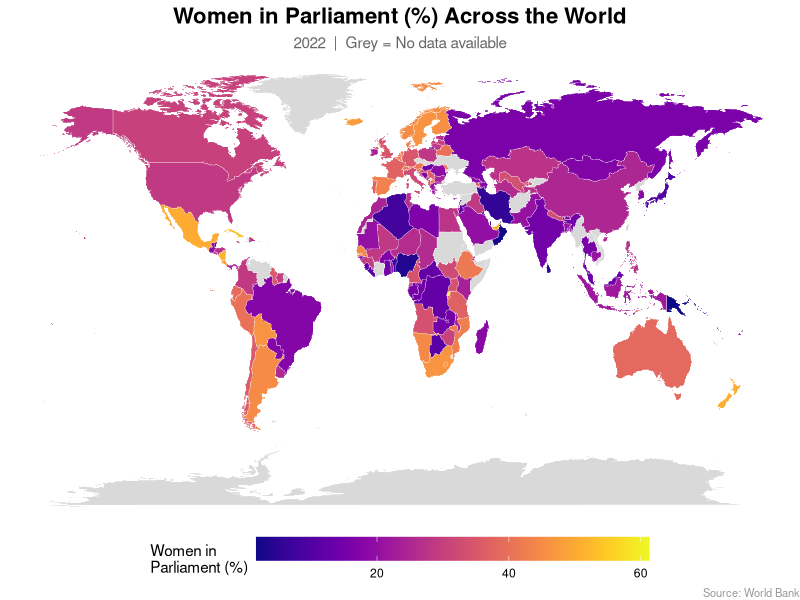
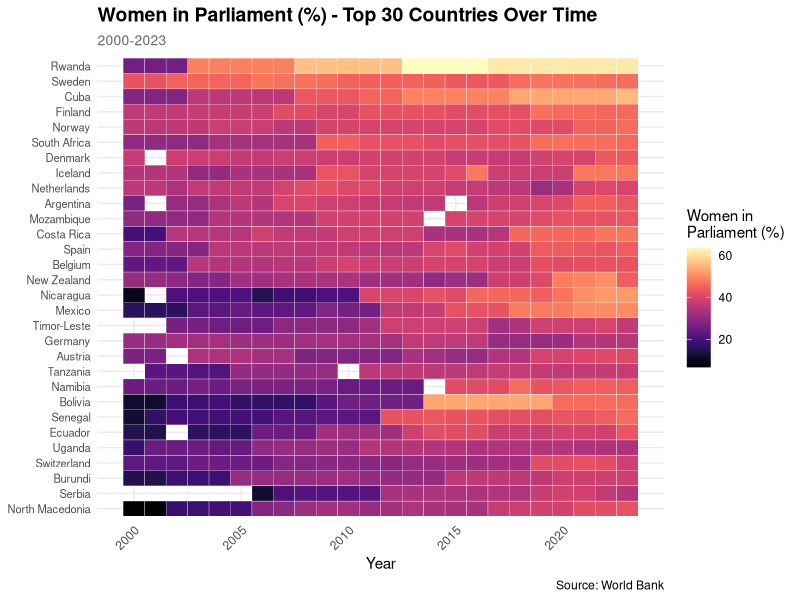
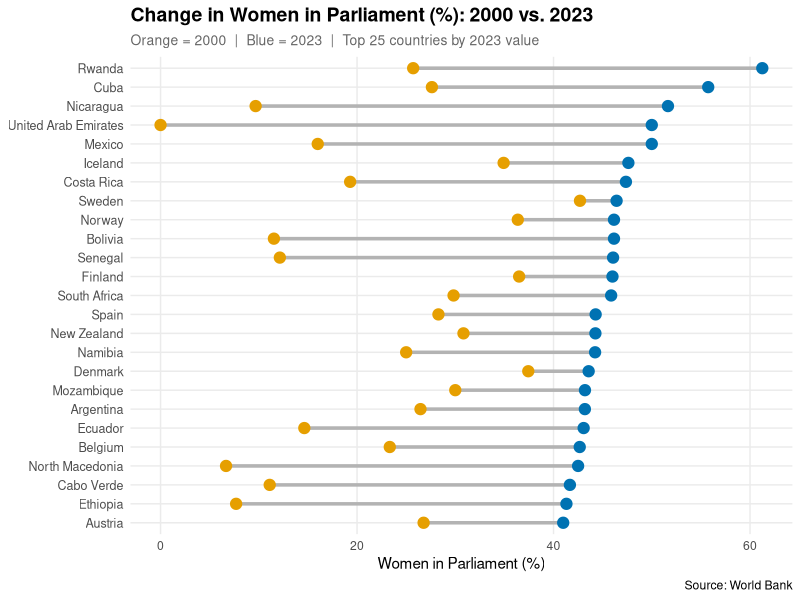
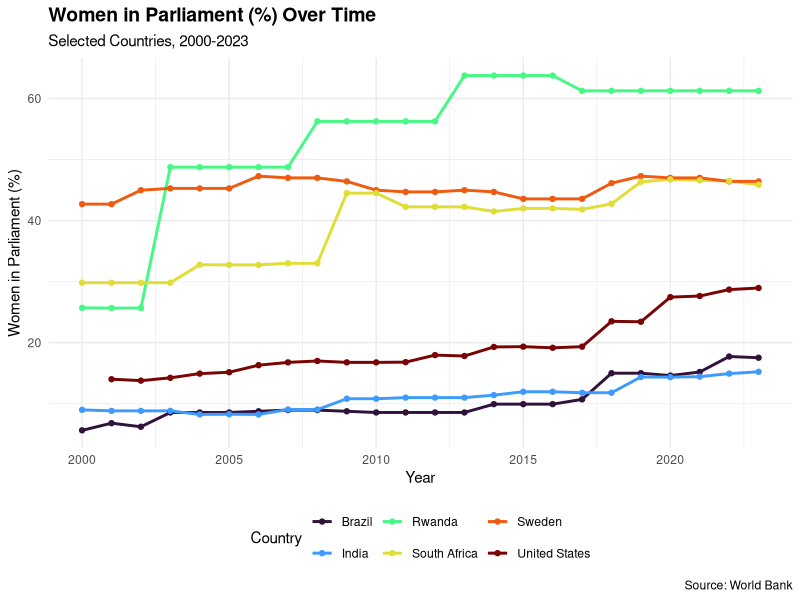
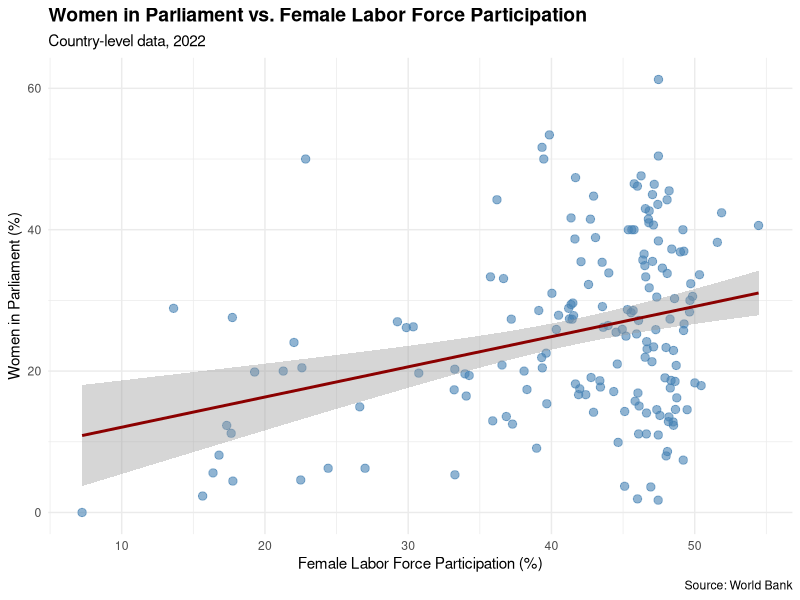
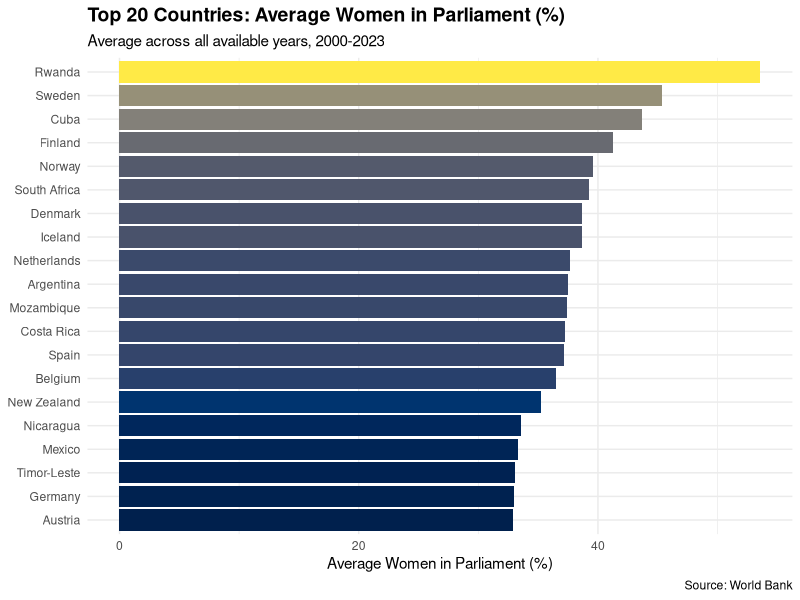

Here is the R script that generated these plots, in order:
options(bitmapType = "cairo")
# PS6_Banerji.R
# Econ 5253 - Spring 2026
# Data Cleaning and Visualization

# Load libraries
library(tidyverse)
library(ggplot2)
library(maps)
library(viridis)

# Load data
df <- read.csv("../PS5/worldbank_gender.csv")

# Clean data
df_clean <- df %>%
  filter(!is.na(women_in_parliament_pct) &
         !is.na(female_labor_force_pct)) %>%
  rename(
    year         = date,
    women_parl   = women_in_parliament_pct,
    female_labor = female_labor_force_pct
  ) %>%
  filter(year >= 2000 & year <= 2023)

cat("Rows after cleaning:", nrow(df_clean), "\n")
# PLOT 1: World Map
world_map <- map_data("world")

df_2022 <- df_clean %>%
  filter(year == 2022) %>%
  mutate(country = recode(country,
    "United States"       = "USA",
    "United Kingdom"      = "UK",
    "Korea, Rep."         = "South Korea",
    "Congo, Dem. Rep."    = "Democratic Republic of the Congo",
    "Congo, Rep."         = "Republic of Congo",
    "Iran, Islamic Rep."  = "Iran",
    "Russian Federation"  = "Russia",
    "Egypt, Arab Rep."    = "Egypt",
    "Venezuela, RB"       = "Venezuela",
    "Syria Arab Republic" = "Syria"
  ))

map_data_joined <- world_map %>%
  left_join(df_2022, by = c("region" = "country"))

plot1 <- ggplot(map_data_joined,
                aes(x = long, y = lat, group = group,
                    fill = women_parl)) +
  geom_polygon(color = "white", linewidth = 0.1) +
  scale_fill_viridis(
    option   = "plasma",
    na.value = "grey85",
    name     = "Women in\nParliament (%)"
  ) +
  labs(
    title    = "Women in Parliament (%) Across the World",
    subtitle = "2022  |  Grey = No data available",
    caption  = "Source: World Bank"
  ) +
  theme_void() +
  theme(
    plot.title       = element_text(size = 16, face = "bold",
                                    hjust = 0.5),
    plot.subtitle    = element_text(size = 11, hjust = 0.5,
                                    color = "grey40"),
    plot.caption     = element_text(size = 8, color = "grey60"),
    legend.position  = "bottom",
    legend.key.width = unit(2, "cm")
  )

ggsave("PS6a_Banerji.png", plot = plot1,
       width = 12, height = 7, dpi = 300)
cat("Plot 1 (World Map) saved!\n")
# PLOT 2: Heatmap
top30 <- df_clean %>%
  group_by(country) %>%
  summarise(avg = mean(women_parl, na.rm = TRUE)) %>%
  arrange(desc(avg)) %>%
  top_n(30, avg) %>%
  pull(country)

df_heatmap <- df_clean %>%
  filter(country %in% top30)

plot2 <- ggplot(df_heatmap,
                aes(x = year,
                    y = reorder(country, women_parl),
                    fill = women_parl)) +
  geom_tile(color = "white") +
  scale_fill_viridis(option = "magma",
                     name = "Women in\nParliament (%)") +
  labs(
    title    = "Women in Parliament (%) - Top 30 Countries Over Time",
    subtitle = "2000-2023",
    x        = "Year",
    y        = NULL,
    caption  = "Source: World Bank"
  ) +
  theme_minimal() +
  theme(
    plot.title      = element_text(size = 14, face = "bold"),
    plot.subtitle   = element_text(size = 10, color = "grey40"),
    axis.text.y     = element_text(size = 8),
    axis.text.x     = element_text(angle = 45, hjust = 1),
    legend.position = "right"
  )

ggsave("PS6b_Banerji.png", plot = plot2,
       width = 12, height = 8, dpi = 300)
cat("Plot 2 (Heatmap) saved!\n")

# PLOT 3: Dumbbell
df_dumbbell <- df_clean %>%
  filter(year %in% c(2000, 2023)) %>%
  select(country, year, women_parl) %>%
  pivot_wider(names_from   = year,
              values_from  = women_parl,
              names_prefix = "yr_") %>%
  filter(!is.na(yr_2000) & !is.na(yr_2023)) %>%
  arrange(desc(yr_2023)) %>%
 top_n(25, yr_2023)

plot3 <- ggplot(df_dumbbell) +
  geom_segment(
    aes(x    = yr_2000, xend = yr_2023,
        y    = reorder(country, yr_2023),
        yend = reorder(country, yr_2023)),
    color = "grey70", size = 1.2
  ) +
  geom_point(
    aes(x = yr_2000,
        y = reorder(country, yr_2023)),
    color = "#E69F00", size = 3.5
  ) +
  geom_point(
    aes(x = yr_2023,
        y = reorder(country, yr_2023)),
    color = "#0072B2", size = 3.5
  ) +
  labs(
    title    = "Change in Women in Parliament (%): 2000 vs. 2023",
    subtitle = "Orange = 2000  |  Blue = 2023  |  Top 25 countries by 2023 value",
    x        = "Women in Parliament (%)",
    y        = NULL,
    caption  = "Source: World Bank"
  ) +
  theme_minimal() +
  theme(
    plot.title       = element_text(size = 14, face = "bold"),
    plot.subtitle    = element_text(size = 10, color = "grey40"),
    axis.text.y      = element_text(size = 9),
    panel.grid.minor = element_blank()
  )

ggsave("PS6c_Banerji.png", plot = plot3,
       width = 10, height = 8, dpi = 300)
cat("Plot 3 (Dumbbell) saved!\n")

# PLOT 4: Line Chart
selected_countries <- c("United States", "Sweden", "India",
                        "Brazil", "South Africa", "Rwanda")

df_line <- df_clean %>%
  filter(country %in% selected_countries)

plot4 <- ggplot(df_line,
                aes(x = year, y = women_parl,
                    color = country)) +
  geom_line(size = 1) +
  geom_point(size = 1.5) +
  scale_color_viridis_d(option = "turbo") +
  labs(
    title    = "Women in Parliament (%) Over Time",
    subtitle = "Selected Countries, 2000-2023",
    x        = "Year",
    y        = "Women in Parliament (%)",
    color    = "Country",
    caption  = "Source: World Bank"
  ) +
  theme_minimal() +
  theme(
    plot.title      = element_text(size = 14, face = "bold"),
    legend.position = "bottom"
  )

ggsave("PS6d_Banerji.png", plot = plot4,
       width = 9, height = 6, dpi = 300)
cat("Plot 4 (Line Chart) saved!\n")

# PLOT 5: Scatter Plot
plot5 <- ggplot(df_clean %>% filter(year == 2022),
                aes(x = female_labor, y = women_parl)) +
  geom_point(alpha = 0.6, color = "steelblue", size = 2.5) +
  geom_smooth(method = "lm", se = TRUE, color = "darkred") +
  labs(
    title    = "Women in Parliament vs. Female Labor Force Participation",
    subtitle = "Country-level data, 2022",
    x        = "Female Labor Force Participation (%)",
    y        = "Women in Parliament (%)",
    caption  = "Source: World Bank"
  ) +
  theme_minimal() +
  theme(plot.title = element_text(size = 14, face = "bold"))

ggsave("PS6e_Banerji.png", plot = plot5,
       width = 8, height = 5, dpi = 300)
cat("Plot 5 (Scatter) saved!\n")

# PLOT 6: Bar Chart
df_top20 <- df_clean %>%
  group_by(country) %>%
  summarise(avg_women_parl = mean(women_parl, na.rm = TRUE)) %>%
  arrange(desc(avg_women_parl)) %>%
 top_n(20, avg_women_parl)

plot6 <- ggplot(df_top20,
                aes(x = avg_women_parl,
                    y = reorder(country, avg_women_parl),
                    fill = avg_women_parl)) +
  geom_bar(stat = "identity") +
  scale_fill_viridis(option = "cividis", name = NULL) +
  labs(
    title    = "Top 20 Countries: Average Women in Parliament (%)",
    subtitle = "Average across all available years, 2000-2023",
    x        = "Average Women in Parliament (%)",
    y        = NULL,
    caption  = "Source: World Bank"
  ) +
  theme_minimal() +
  theme(
    plot.title      = element_text(size = 14, face = "bold"),
    legend.position = "none"
  )

ggsave("PS6f_Banerji.png", plot = plot6,
       width = 9, height = 7, dpi = 300)
cat("Plot 6 (Bar Chart) saved!\n")

cat("\nAll 6 plots saved!\n")
  
  

 
